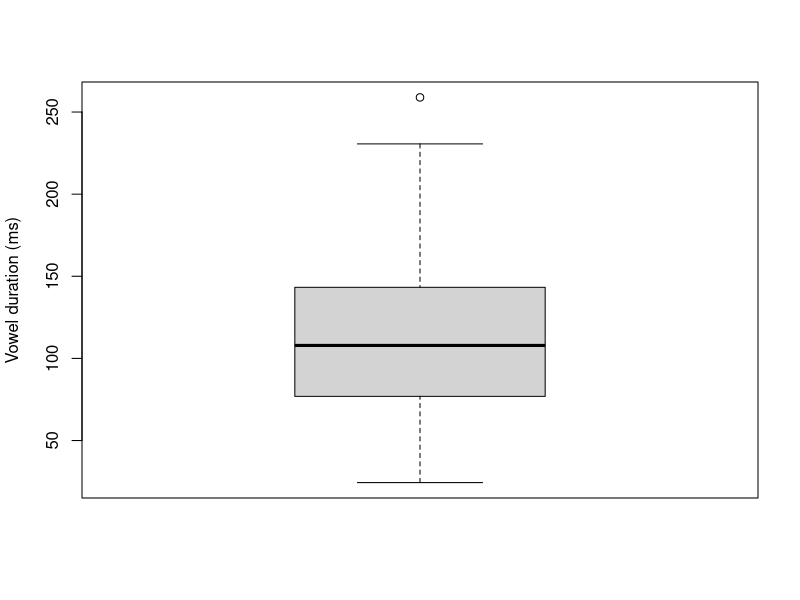
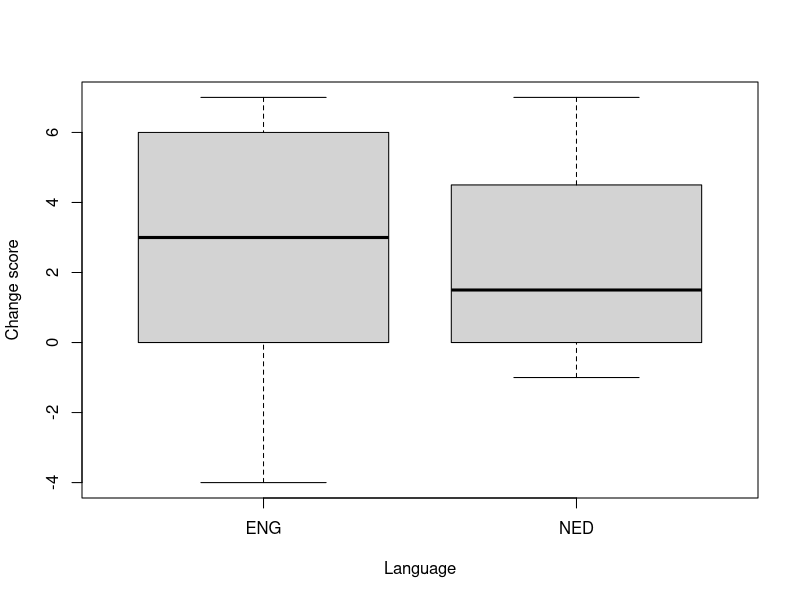

Write the R code that produced these figures, in order.
## ---- chunk 1
accent <- read.csv("Accentuation_Dataset.csv", stringsAsFactors=TRUE)
## ---- chunk 2
head(accent)
## ---- chunk 3
summary(accent$Duration_ms)
## ---- chunk 4
boxplot(accent$Duration_ms, ylab = "Vowel duration (ms)")
## ---- chunk 5
levels(accent$Vowel)
## ---- chunk 6
gen <- read.delim("written_genitive_tokens_Brown_Frown.txt", stringsAsFactors=TRUE)
## ---- chunk 7
head(gen)
## ---- chunk 8
table(gen$Type)
## ---- chunk 9
table("Final sibilant" = gen$Final_Sibilant, 
      "Type of possessive" = gen$Type)
## ---- chunk 10
fb <- read.delim("FalseBeginners.txt",                # <1>
                 header = TRUE,                       # <2>
                 na.strings = NA,                     # <3>
                 stringsAsFactors=TRUE)               # <4>
## ---- chunk 11
head(fb)
## ---- chunk 12
vid <- read.delim("VideoLang.txt", stringsAsFactors=TRUE)
head(vid)
## ---- chunk 13
vid$Change <- vid$Posttest - vid$Pretest
boxplot(vid$Change ~ vid$Lang, xlab = 'Language', ylab = "Change score")
## ---- chunk 14
t.test(vid$Change ~ vid$Lang)
wilcox.test(vid$Change ~ vid$Lang)
